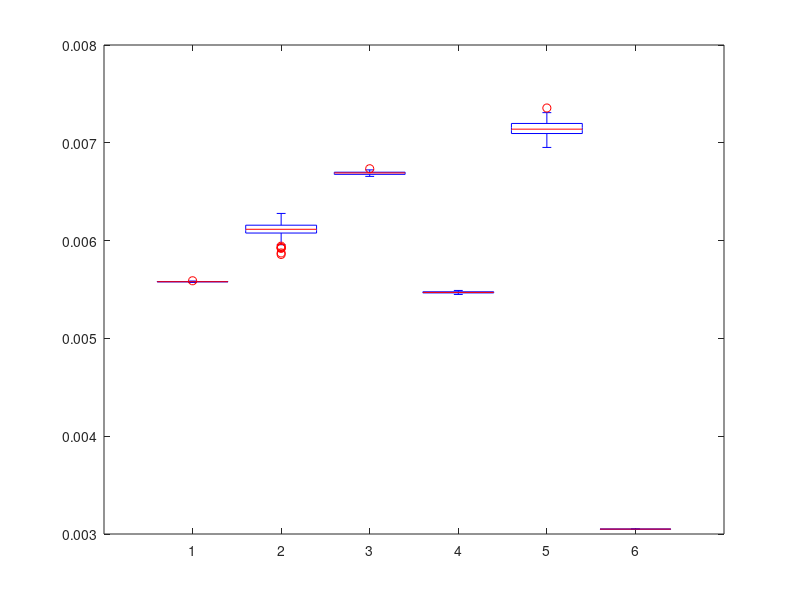

MATLAB code to generate this figure: (Note: this script raises an error after producing the figure.)
    close all
    clear 
    clc

% rng(1);  % For reproducibility
x1 = normrnd(0.00558,3.8E-06,100,1);
x2 = normrnd(0.00611,8.06E-05,100,1);
x3 = normrnd(0.00669,1.72E-05,100,1);
x4 = normrnd(0.00547,8.06E-06,100,1);
x5 = normrnd(0.00714,8.03E-05,100,1);
x6 = normrnd(0.00305,1.1E-06,100,1);

figure
boxplot([x1,x2,x3,x4,x5,x6],'Symbol','o','OutlierSize',3)


 % 坐标区域属性设置
ax=gca;hold on;
ax.LineWidth=1.1;
ax.FontSize=14;
% ax.FontName='SimHei';
ax.XTickLabelRotation=0;
ax.XTickLabel={'DRPedESN','DHESN','PRESN','EESN','ESN','SDESN'};
ax.YLabel.String='log(value)';
ax.Title.String=('Boxplot');
ax.Title.FontSize=14;
% 写入excel
% wexcel(Y,Function_name);

% 修改线条粗细
lineObj=findobj(gca,'Type','Line');
for i=1:length(lineObj)
    lineObj(i).LineWidth=1.5;
    lineObj(i).MarkerFaceColor=[1,1,1].*.3;
    lineObj(i).MarkerEdgeColor=[1,1,1].*.3;
end

